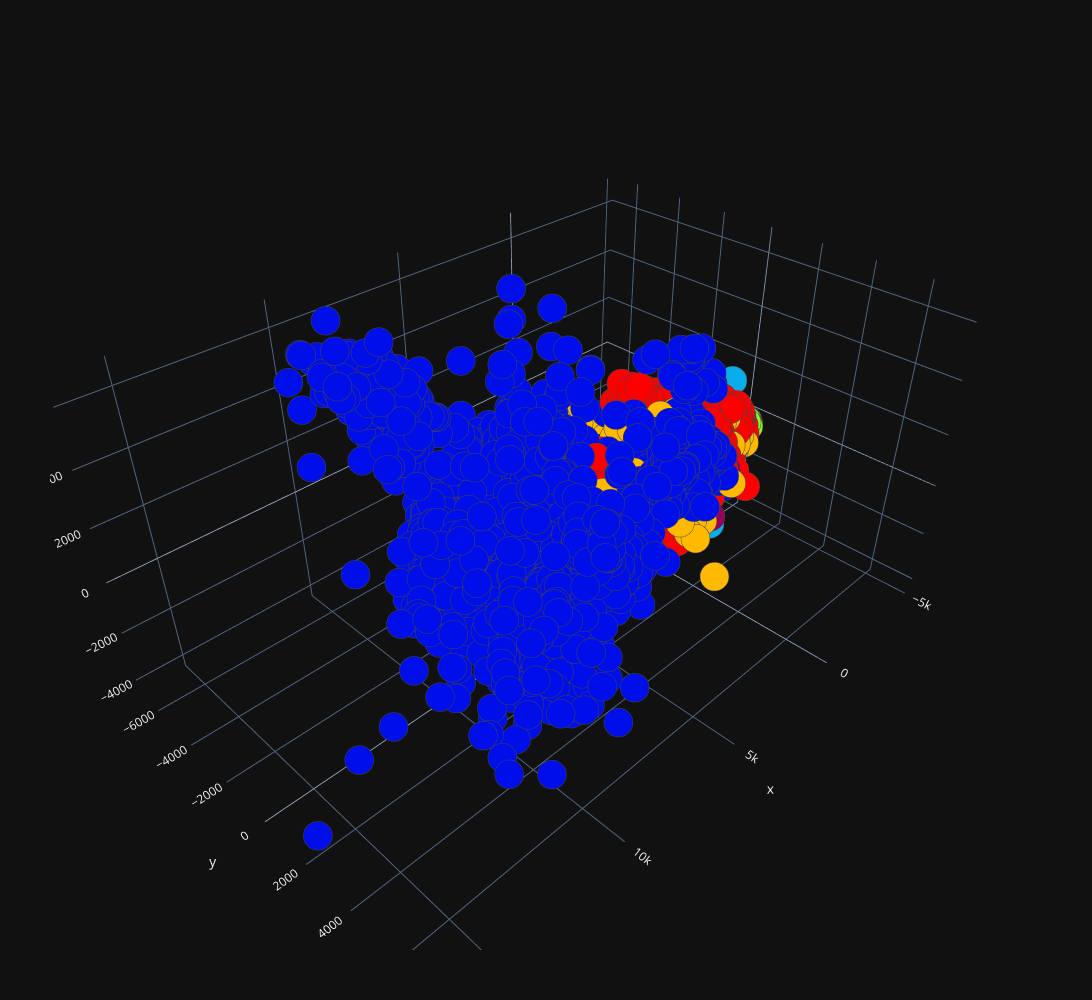

This figure's notebook cell:
### Code cell
plot_3d(pca[:, 0],pca[:, 1],pca[:, 2])

### Figure 1 — Plotly figure (JSON) as saved in the notebook; plotly's stock layout.template omitted (floating-point values rounded to 4 significant figures; data arrays with more than 128 entries replaced by an {"elided": "..."} marker saying what was removed)
{"data": [{"marker": {"color": {"elided": "8129 int values"}, "colorscale": [[0, "rgb(150,0,90)"], [0.125, "rgb(0,0,200)"], [0.25, "rgb(0,25,255)"], [0.375, "rgb(0,152,255)"], [0.5, "rgb(44,255,150)"], [0.625, "rgb(151,255,0)"], [0.75, "rgb(255,234,0)"], [0.875, "rgb(255,111,0)"], [1, "rgb(255,0,0)"]], "line": {"width": 1}, "opacity": 1, "size": 10}, "mode": "markers", "type": "scatter3d", "x": {"elided": "8129 float values"}, "y": {"elided": "8129 float values"}, "z": {"elided": "8129 float values"}}], "layout": {"height": 1000, "margin": {"b": 50, "l": 50, "r": 50, "t": 50}, "width": 1800}}
